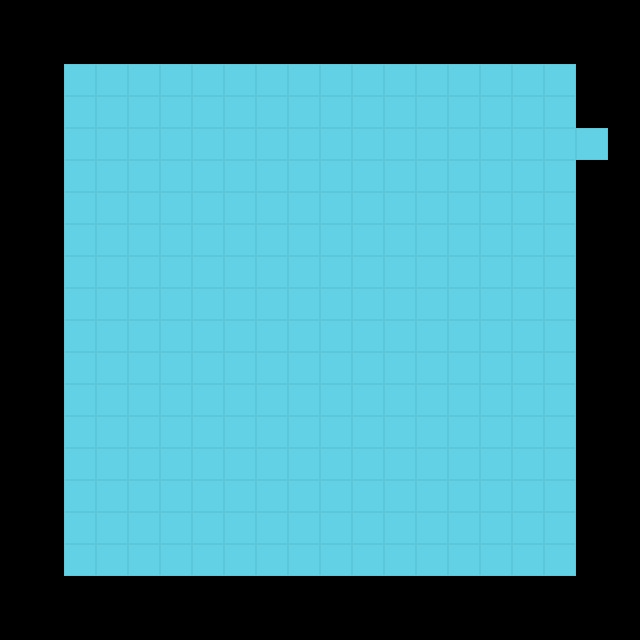

Below is a game level as drawn by its tile map, then a one-line description and the .tmx that defines it (tile-layer data replaced by summaries):
An orthogonal 20x20 tile map with 32x32 px tiles, 2 tile layers (floor, walls), 2 tilesets and 2 objects.

<map version="1.0" orientation="orthogonal" width="20" height="20" tilewidth="32" tileheight="32">
 <tileset firstgid="1" name="grounds" tilewidth="32" tileheight="32">
  <image source="environment.png" width="128" height="128" />
 </tileset>
 <tileset firstgid="17" name="goal" tilewidth="32" tileheight="32">
  <image source="goal.png" width="32" height="32" />
 </tileset>
 <layer name="floor" width="20" height="20">
  <data>[400 cells, 400 non-empty, 1 distinct tile ids]</data>
 </layer>
 <layer name="walls" width="20" height="20">
  <properties>
   <property name="collidable" value="true" />
  </properties>
  <data>[400 cells, 143 non-empty, 1 distinct tile ids]</data>
 </layer>
 <objectgroup name="goal" width="20" height="20">
  <properties>
   <property name="collidable" value="false" />
  </properties>
  <object gid="1" x="576" y="160" />
  <object gid="17" x="576" y="160" />
 </objectgroup>
</map>